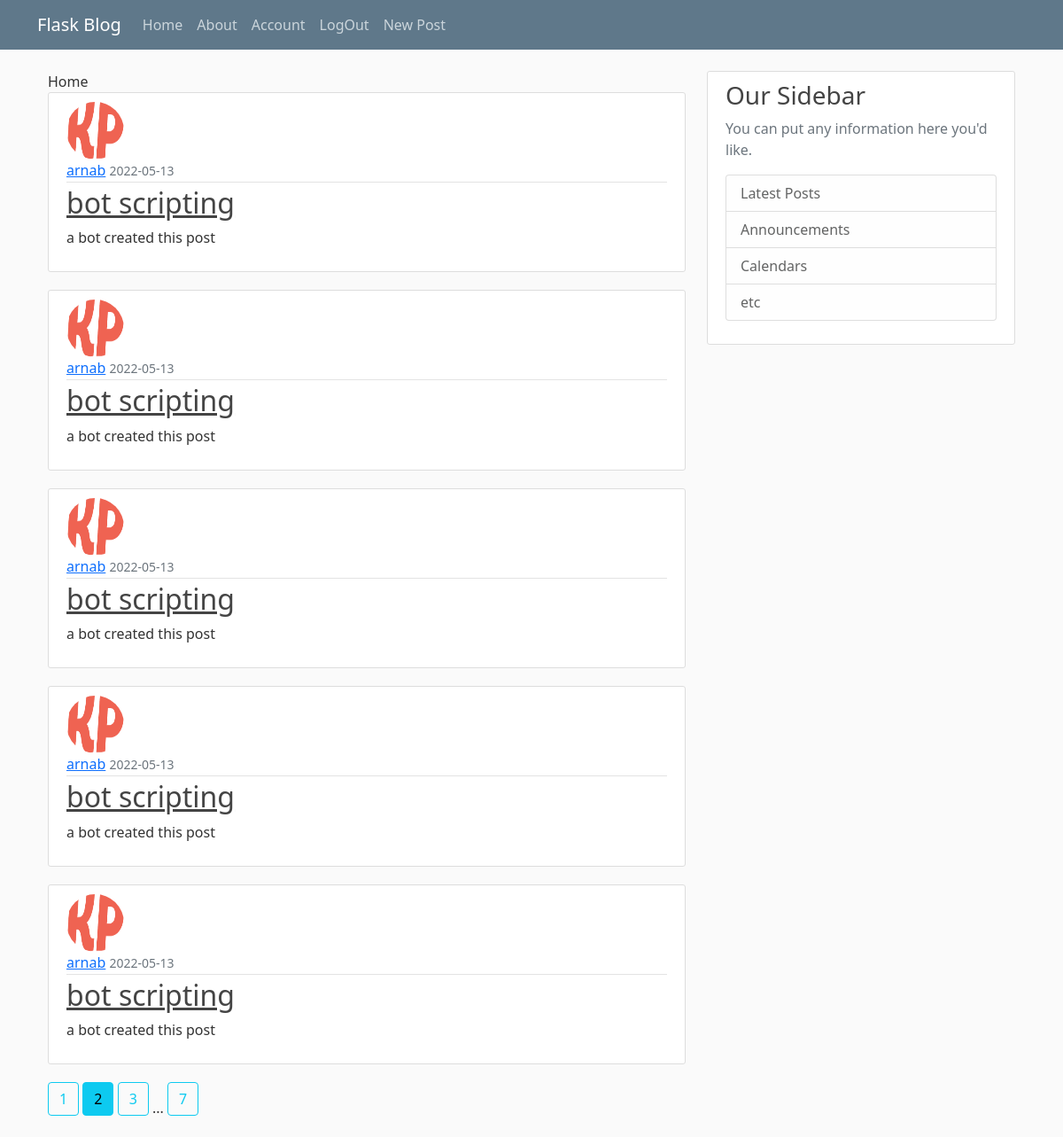
The app's page /?page=2 (signed in) with its own data.
### blog/models.py (models this page shows, shortened)
class Post(db.Model , UserMixin):
    id = db.Column(db.Integer , primary_key=True)
    title = db.Column(db.String(120),nullable=False)
    date_posted = db.Column(db.DateTime,nullable=False,default=datetime.utcnow)
    content = db.Column(db.Text,nullable=False)
    user_id = db.Column(db.Integer,db.ForeignKey("user.id"),nullable=False)

class User(db.Model , UserMixin):
    id = db.Column(db.Integer , primary_key=True)
    username = db.Column(db.String(20),unique=True,nullable=False)
    email = db.Column(db.String(20),unique=True,nullable=False)
    image_file = db.Column(db.String(20),nullable=False , default="default.jpg") # not unique as all of them will have default image
    password = db.Column(db.String(60),nullable=False)
    posts = db.relationship("Post",backref="author",lazy=True)

### blog/routes.py (the view)
@app.route("/")
@login_required
def home():
    page = request.args.get("page",default=1 , type=int)
    number_of_posts_per_page = 5
    posts = Post.query.order_by(Post.date_posted.desc()).paginate(page=page,per_page=number_of_posts_per_page)
    return render_template("home.html",post = posts)

### blog/models.py (called while the page is built)
@login_manager.user_loader
def load_user(user_id):
    return User.query.get(int(user_id)) #getting user by id

### blog/templates/home.html
{% extends 'layout.html' %}
{% block body %}
Home
{% for post in post.items %}
<article class="media content-section">
  <img class="rounded-circle article-img" src="{{ url_for('static', filename= post.author.image_file ) }}" alt="">
    <div class="media-body">
      <div class="article-metadata">
        <a class="mr-2" href="#">{{ post.author.username }}</a>
        <small class="text-muted">
          {{ post.date_posted.strftime("%Y-%m-%d") }}
        </small>
      </div>
      <h2><a class="article-title" href="{{ url_for('post',post_id=post.id) }}">{{ post.title }}</a></h2>
      <p class="article-content">{{ post.content }}</p>
    </div>
  </article>
  {% endfor %}
  {% for page_number in post.iter_pages(left_edge=1,right_edge=1,left_current=1,right_current=2) %}
    {% if page_number %}
      {% if post.page == page_number  %}
        <a class="btn btn-info mb-4" href="{{ url_for('home', page=page_number) }}">{{ page_number }}</a>
      {% else %}
        <a class="btn btn-outline-info mb-4" href="{{ url_for('home', page=page_number) }}">{{ page_number }}</a>
      {% endif %}
      {% else %}
        ...
    {% endif %}
  {% endfor %}
{% endblock body %}

### blog/static/main.css (style rules this page uses)
body { background: #fafafa; color: #333333; margin-top: 5rem; }
h1, h2, h3, h4, h5, h6 { color: #444444; }
.content-section { background: #ffffff; padding: 10px 20px; border: 1px solid #dddddd; border-radius: 3px; margin-bottom: 20px; }
.article-title { color: #444444; }
.article-content { white-space: pre-line; }
.article-img { height: 65px; width: 65px; margin-right: 16px; }
.article-metadata { padding-bottom: 1px; margin-bottom: 4px; border-bottom: 1px solid #e3e3e3 }

### records on screen
Post: image_file (picture), author.username "arnab", date_posted "2022-05-13", title "bot scripting", content "a bot created this post"
Post: image_file (picture), author.username "arnab", date_posted "2022-05-13", title "bot scripting", content "a bot created this post"
Post: image_file (picture), author.username "arnab", date_posted "2022-05-13", title "bot scripting", content "a bot created this post"
Post: image_file (picture), author.username "arnab", date_posted "2022-05-13", title "bot scripting", content "a bot created this post"
Post: image_file (picture), author.username "arnab", date_posted "2022-05-13", title "bot scripting", content "a bot created this post"

### other values on screen
{{ page_number }} "1" "3" "7"
{{ page_number }} "2"
